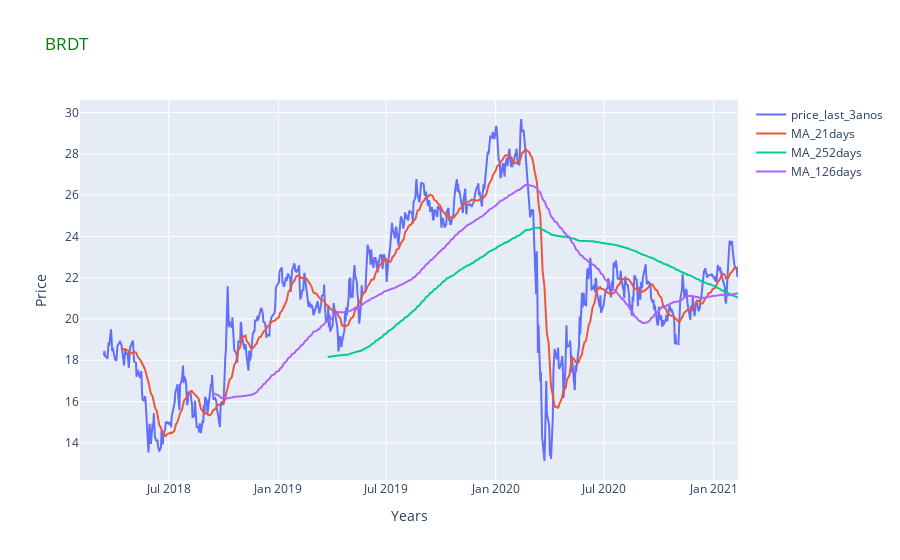

Notebook code for this chart:
### Code cell
# Again embedding a figure with both data and now layout

b_clear_figure = go.Figure(data=b_full_data,
                        layout=b_layout)
b_clear_figure.show()

### Figure 1 — Plotly figure (JSON) as saved in the notebook; plotly's stock layout.template omitted (floating-point values rounded to 4 significant figures; data arrays with more than 128 entries replaced by an {"elided": "..."} marker saying what was removed)
{"data": [{"name": "price_last_3anos", "type": "scatter", "x": {"elided": "720 str values"}, "y": {"elided": "720 float values"}}, {"name": "MA_21days", "type": "scatter", "x": {"elided": "720 str values"}, "y": {"elided": "720 float values"}}, {"name": "MA_252days", "type": "scatter", "x": {"elided": "720 str values"}, "y": {"elided": "720 float values"}}, {"name": "MA_126days", "type": "scatter", "x": {"elided": "720 str values"}, "y": {"elided": "720 float values"}}], "layout": {"title": {"font": {"color": "green"}, "text": "BRDT"}, "xaxis": {"title": {"text": "Years"}}, "yaxis": {"title": {"text": "Price"}}}}
